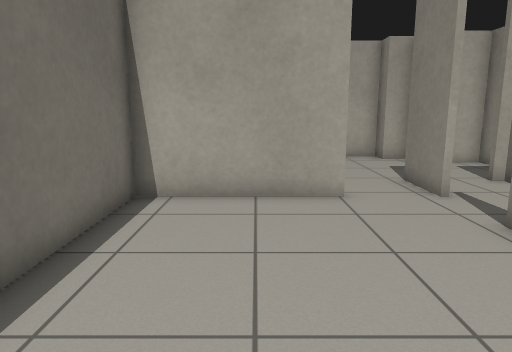
View 1 (above)

24 first-person views from a walk through a robot-simulator world made for Gazebo. The camera is 1 m above the floor, tilts 10° down and sees 70° across. Floor lines are 1 m apart. The floor is counted in squares, 0.5 m on a side. Each view is taken from the middle of a square. On the plan, view 1 faces up. The plan holds only what a view shows up to about 19 squares ahead; the rest is blank. The place goes on beyond the plan. The robots in the file are not drawn. Simple shapes stand in for some stock models. Surface patterns are stand-ins for the level's own textures.

View 2
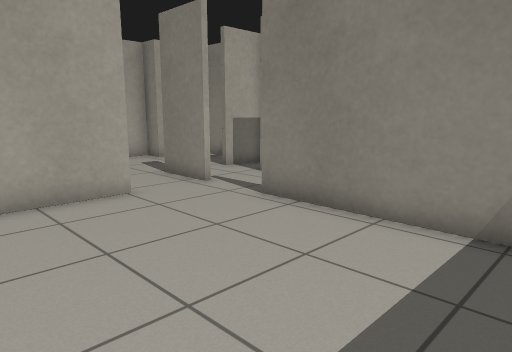

View 3
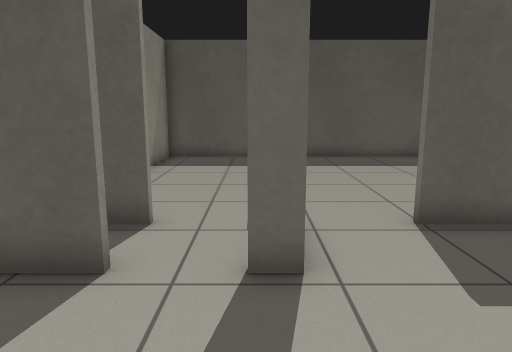

View 4
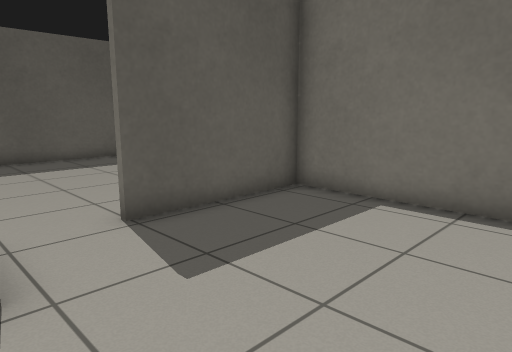

View 5
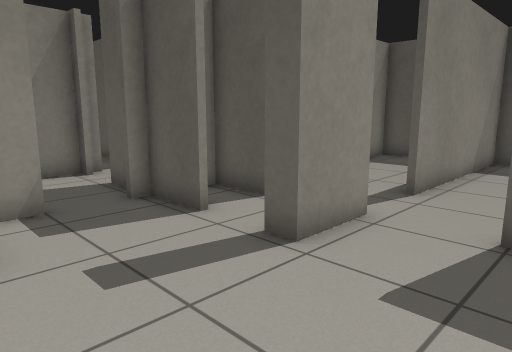

View 6
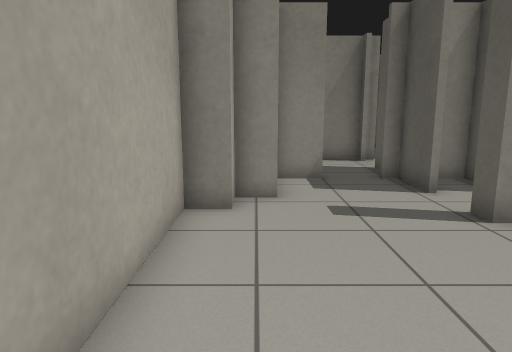

View 7
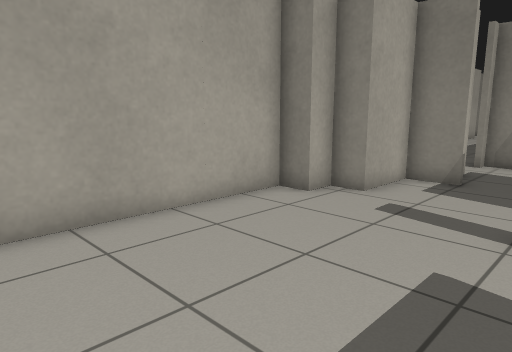

View 8
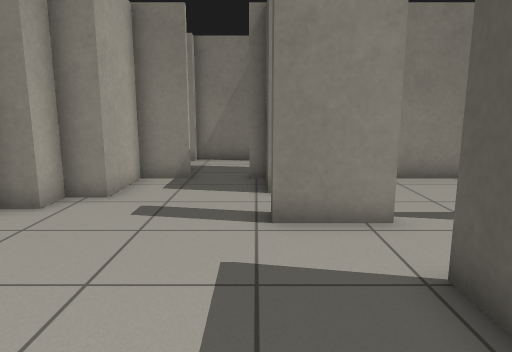

View 9
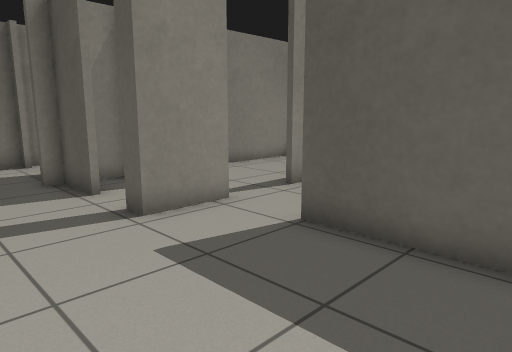

View 10
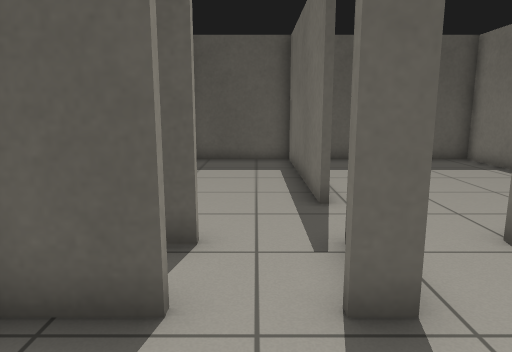

View 11
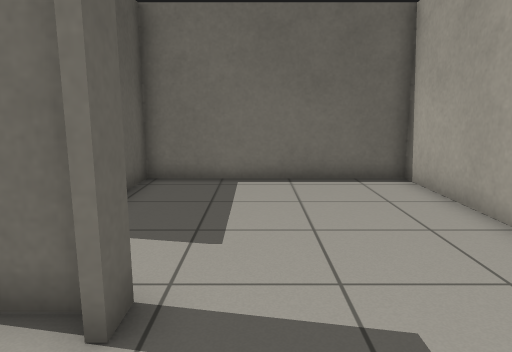

View 12
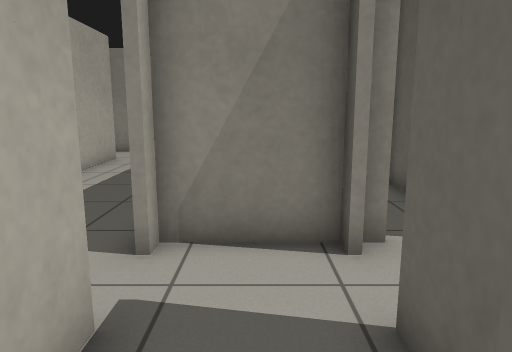

View 13
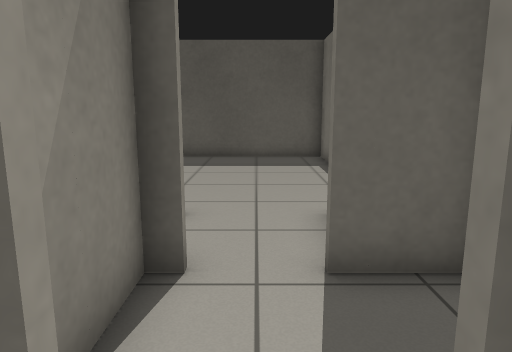

View 14
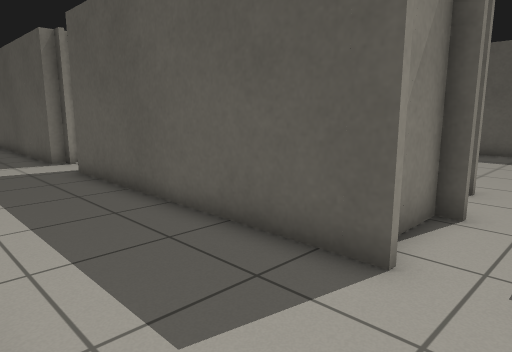

View 15
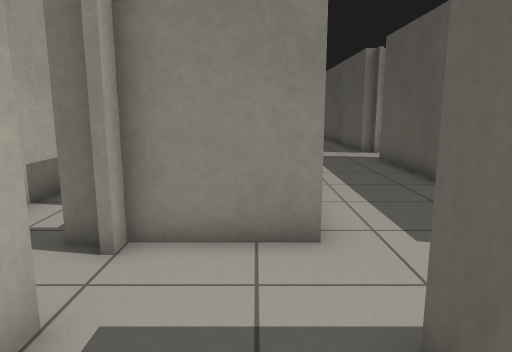

View 16
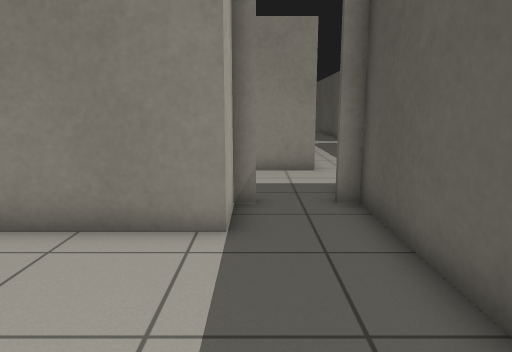

View 17
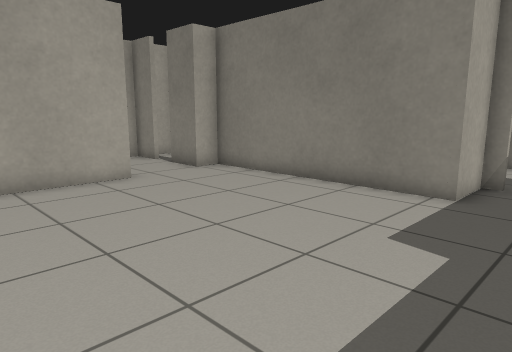

View 18
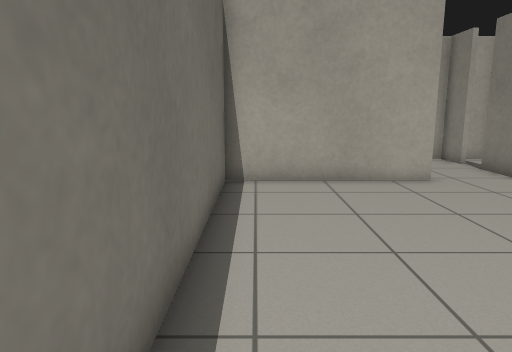

View 19
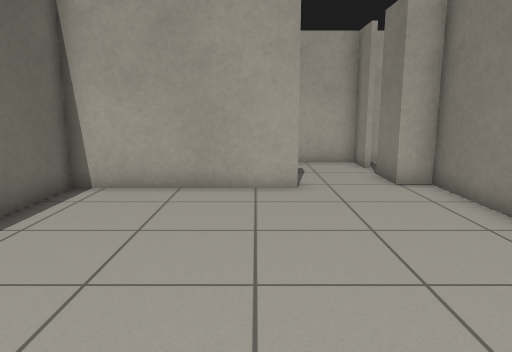

View 20
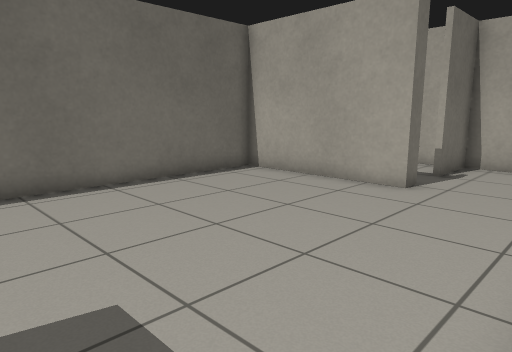

View 21
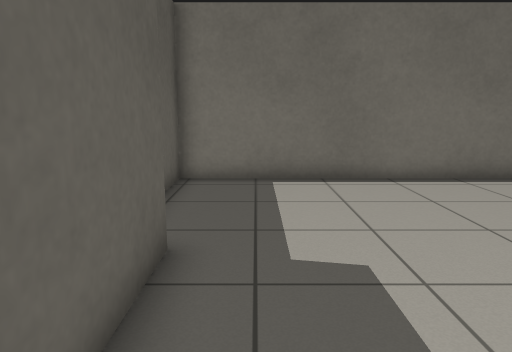

View 22
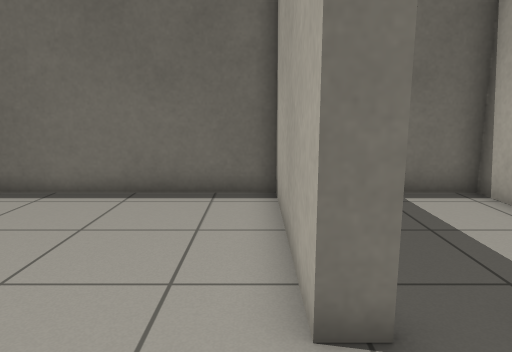

View 23
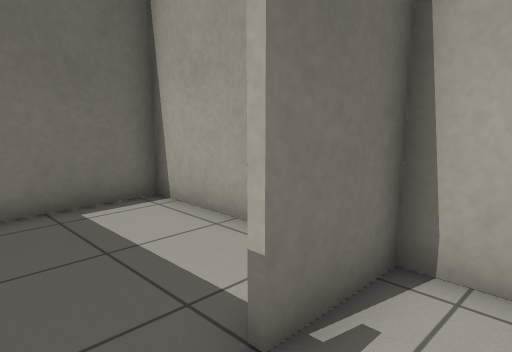

View 24
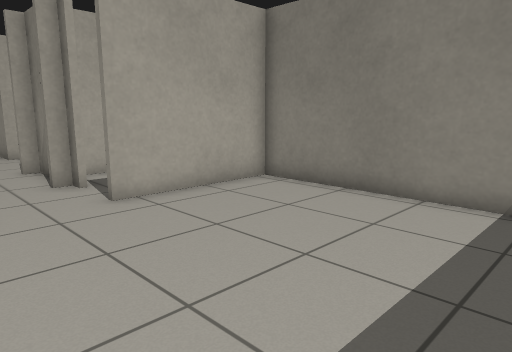

### Floor plan
Ten units are one square. View 1 is at (0, 0); x grows to the right and y downward. Boxes are objects, and circles mark ways between rooms. Rooms are numbered by the first view taken in them; rooms with no view inside come last. Other rooms are left out.
<svg viewBox="-35 -340 304 359">
<path fill="none" stroke="#000" d="M46 -62 46 14M21 -85 -29 -85 -29 -39M44 14 44 -62M-29 -14 -29 13 91 13M89 14 89 -68M46 -102 46 -85M69 -107 89 -107M44 -84 44 -107 51 -107M69 -87 89 -87 89 -98M89 -129 89 -145 64 -145 64 -155 54 -155 54 -165 -30 -165M88 -105 69 -105M94 -107 111 -107M-29 -171 -29 -87 21 -87M111 -135 99 -135M134 -107 134 -135M236 -180 204 -180M259 -132 264 -132 264 -138M139 -180 134 -180M129 -137 236 -137M29 -177 89 -177M31 -285 -29 -285 -29 -171M89 -199 89 -205 69 -205 69 -290 59 -290M111 -210 105 -210M98 -177 106 -177M-30 -167 -10 -167M134 -180 134 -210M59 -319 59 -335M59 -290 59 -308M31 -292 31 -285M78 -335 31 -335 31 -310M91 -5 91 14M184 -14 184 -80 134 -80M91 13 156 13M21 -335 -29 -335 -29 -302"/>
<circle cx="45" cy="-90" r="3" fill="#2a7"/>
<circle cx="120" cy="-140" r="3" fill="#2a7"/>
<circle cx="120" cy="-180" r="3" fill="#2a7"/>
<circle cx="45" cy="-290" r="3" fill="#2a7"/>
<circle cx="30" cy="-305" r="3" fill="#2a7"/>
<text x="30" y="-40">1</text>
<text x="30" y="-130">2</text>
<text x="200" y="-150">3</text>
<text x="30" y="-230">4</text>
<text x="50" y="-310">5</text>
<text x="130" y="-40">6</text>
<text x="0" y="-320">7</text>
</svg>
Room 1 opens to room 2. Room 2 opens to room 3. Room 3 opens to room 4. Room 4 opens to room 5. Room 5 opens to room 7.

Where each view was taken, in squares from view 1:
view 1: 0 up, 0 right, facing up
view 2: 0 up, 2 left, facing up-right
view 3: 15 up, 5 right, facing down
view 4: 15 up, 5 right, facing down-left
view 5: 15 up, 1 right, facing down-right
view 6: 15 up, 2 left, facing right
view 7: 10 up, 2 left, facing up-right
view 8: 11 up, 2 left, facing right
view 9: 14 up, 2 left, facing down-right
view 10: 14 up, 6 right, facing down
view 11: 12 up, 8 right, facing left
view 12: 12 up, 8 right, facing right
view 13: 15 up, 12 right, facing down
view 14: 18 up, 11 right, facing down-right
view 15: 19 up, 8 right, facing right
view 16: 20 up, 1 right, facing right
view 17: 18 up, 2 left, facing up-right
view 18: 18 up, 2 left, facing up
view 19: 19 up, 2 right, facing up
view 20: 19 up, 7 right, facing up-left
view 21: 19 up, 8 right, facing left
view 22: 28 up, 6 right, facing left
view 23: 29 up, 5 right, facing up-left
view 24: 0 up, 10 right, facing up-right
